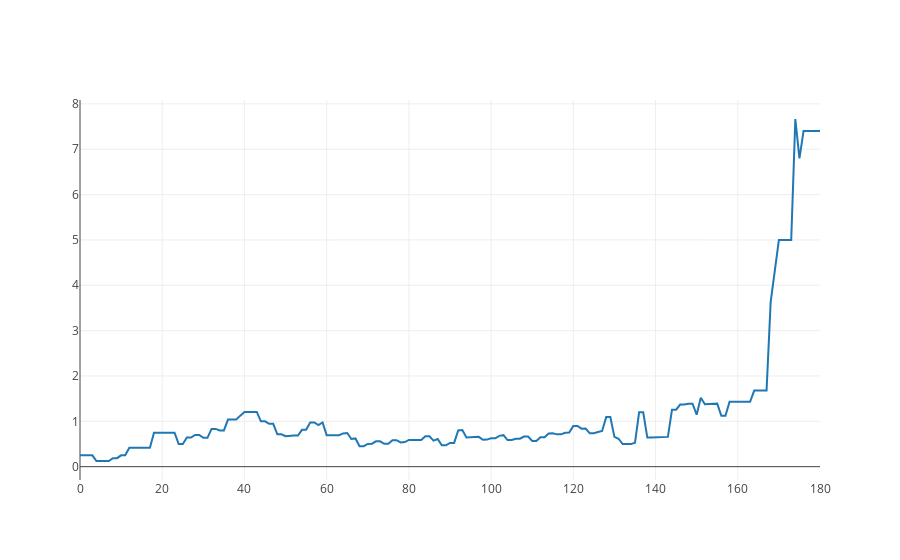

Notebook cell for this chart:
### Code cell
object AvgPureSize{
    val (x,y) = LiveNodes.live.groupBy(_.depth).map{case (depth, nodes) => 
        val pureSizes = nodes.map(n => n.qry.getState.get.sf.pureFormula.size)
        (depth,pureSizes.sum/nodes.size.toDouble)
    }.toList.sortBy(_._1).unzip

}
Scatter(AvgPureSize.x, AvgPureSize.y).plot()

### Figure 1 — Plotly figure (JSON) as saved in the notebook; plotly's stock layout.template omitted (floating-point values rounded to 4 significant figures; data arrays with more than 128 entries replaced by an {"elided": "..."} marker saying what was removed)
{"data": [{"type": "scatter", "x": {"elided": "181 int values"}, "y": {"elided": "181 float values"}}], "layout": {}}
